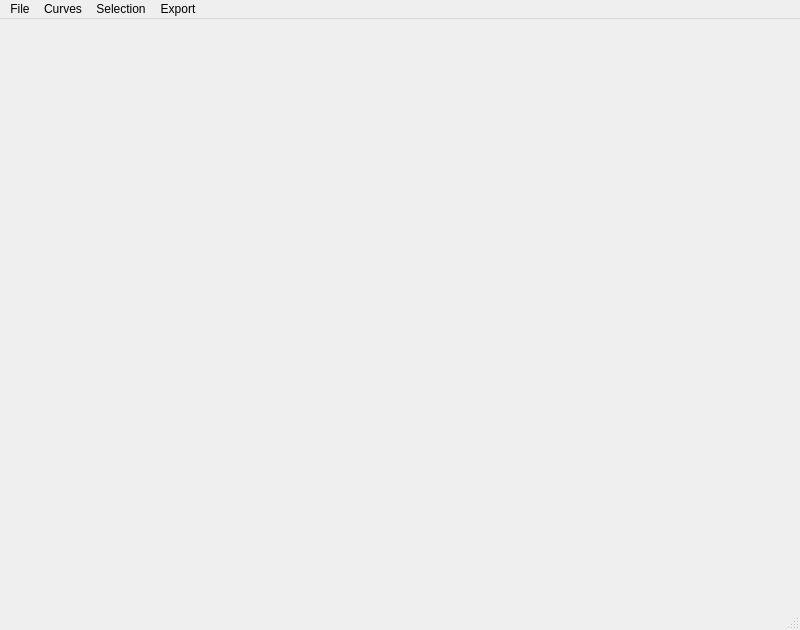
<?xml version="1.0" encoding="UTF-8"?>
<ui version="4.0">
 <class>MainWindow</class>
 <widget class="QMainWindow" name="MainWindow">
  <property name="geometry">
   <rect>
    <x>0</x>
    <y>0</y>
    <width>800</width>
    <height>630</height>
   </rect>
  </property>
  <property name="windowTitle">
   <string>GraPhysio</string>
  </property>
  <widget class="QWidget" name="centralwidget">
   <layout class="QHBoxLayout" name="horizontalLayout">
    <item>
     <widget class="QTabWidget" name="tabWidget">
      <property name="currentIndex">
       <number>-1</number>
      </property>
      <property name="documentMode">
       <bool>true</bool>
      </property>
      <property name="tabsClosable">
       <bool>true</bool>
      </property>
     </widget>
    </item>
   </layout>
  </widget>
  <widget class="QStatusBar" name="statusBar"/>
  <widget class="QMenuBar" name="menuBar">
   <property name="geometry">
    <rect>
     <x>0</x>
     <y>0</y>
     <width>800</width>
     <height>21</height>
    </rect>
   </property>
   <widget class="QMenu" name="menuFile">
    <property name="title">
     <string>File</string>
    </property>
   </widget>
   <widget class="QMenu" name="menuExport">
    <property name="title">
     <string>Export</string>
    </property>
   </widget>
   <widget class="QMenu" name="menuCurves">
    <property name="title">
     <string>Curves</string>
    </property>
   </widget>
   <widget class="QMenu" name="menuSelection">
    <property name="title">
     <string>Selection</string>
    </property>
   </widget>
   <addaction name="menuFile"/>
   <addaction name="menuCurves"/>
   <addaction name="menuSelection"/>
   <addaction name="menuExport"/>
  </widget>
  <action name="actNewplot">
   <property name="text">
    <string>New plot</string>
   </property>
  </action>
  <action name="actQuit">
   <property name="text">
    <string>Quit</string>
   </property>
  </action>
 </widget>
 <resources/>
 <connections/>
</ui>
